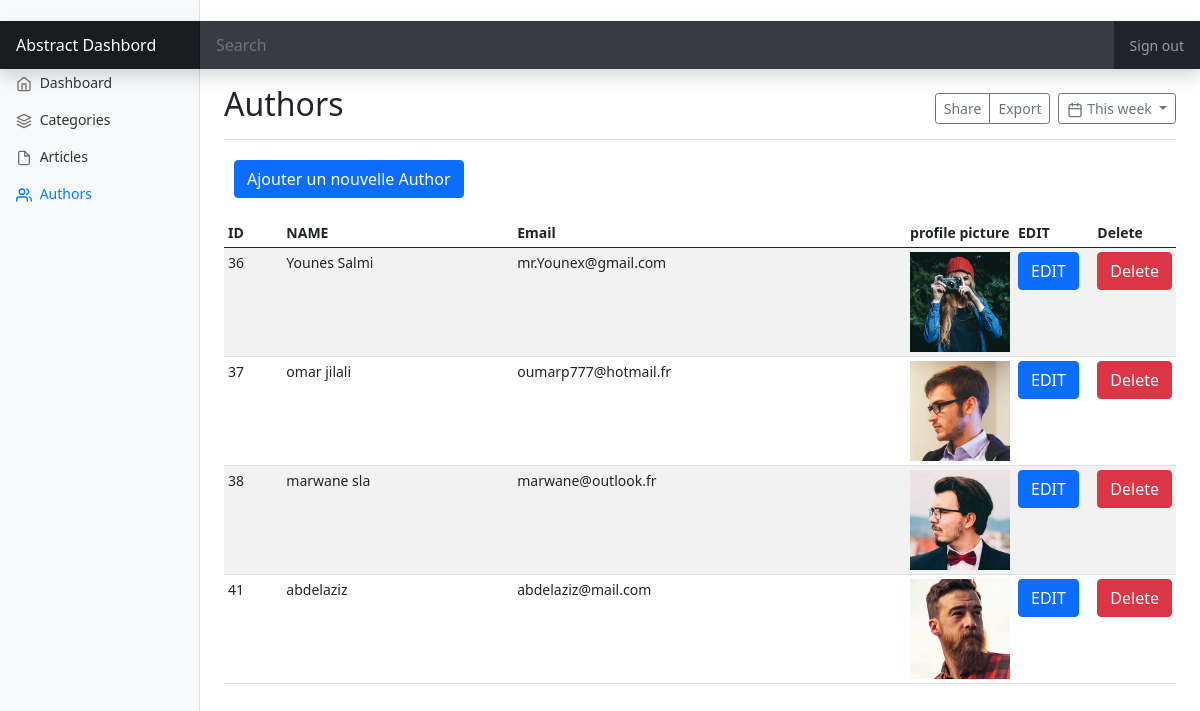
The app's page /Dashboard/Authors.php with its own data.
### tables this page shows
CREATE TABLE `authors` (
  `id` int(11) NOT NULL,
  `nom` varchar(250) DEFAULT NULL,
  `email` varchar(250) DEFAULT NULL,
  `img` varchar(255) NOT NULL
);

### Dashboard/Authors.php (the view, shortened to what this page needs)
<!DOCTYPE html>
<?php include './api/sql.php';
$SelectAll = $conn->query("SELECT * FROM authors");
$authorsSELECTED = $SelectAll->fetchAll(PDO::FETCH_OBJ);
?>
<html lang="en">
<head>
  <link href="./css/bootstrap.min.css" rel="stylesheet">
  <link href="./css/dashboard.css" rel="stylesheet">
</head>
<body cz-shortcut-listen="true">
  <header class="navbar navbar-dark sticky-top bg-dark flex-md-nowrap p-0 shadow">
    <a class="navbar-brand col-md-3 col-lg-2 me-0 px-3" href="https://getbootstrap.com/docs/5.0/examples/dashboard/#">Abstract Dashbord</a>
    <input class="form-control form-control-dark w-100" type="text" placeholder="Search" aria-label="Search">
    <ul class="navbar-nav px-3">
      <li class="nav-item text-nowrap">
        <a class="nav-link" href="#">Sign out</a>
      </li>
    </ul>
  </header>
  <div class="container-fluid">
    <div class="row">
      <nav id="sidebarMenu" class="col-md-3 col-lg-2 d-md-block bg-light sidebar collapse">
        <div class="position-sticky pt-3">
          <ul class="nav flex-column">
            <li class="nav-item">
              <a class="nav-link" aria-current="page" href="./index.php">
                Dashboard
              </a>
            </li>
            <li class="nav-item">
              <a class="nav-link" href="./Categories.php">
                Categories
              </a>
            </li>
            <li class="nav-item">
              <a class="nav-link" href="./Articles.php">
                Articles
              </a>
            </li>
            <li class="nav-item">
              <a class="nav-link active" href="./Authors.php">
                Authors
              </a>
            </li>
          </ul>
        </div>
      </nav>
      <main class="col-md-9 ms-sm-auto col-lg-10 px-md-4">
        <div class="d-flex justify-content-between flex-wrap flex-md-nowrap align-items-center pt-3 pb-2 mb-3 border-bottom">
          <h1 class="h2">Authors</h1>
          <div class="btn-toolbar mb-2 mb-md-0">
            <div class="btn-group me-2">
              <button type="button" class="btn btn-sm btn-outline-secondary">Share</button>
              <button type="button" class="btn btn-sm btn-outline-secondary">Export</button>
            </div>
            <button type="button" class="btn btn-sm btn-outline-secondary dropdown-toggle">
              This week
            </button>
          </div>
        </div>
        <div style="margin:20px 10px;">
          <a href="./Ajouter_Author.php"><button type="button" class="btn btn-primary">Ajouter un nouvelle Author</button></a>
        </div>
        <div class="table-responsive">
         <table class="table table-striped table-sm">
            <thead>
                <tr>
                  <th>ID</th>
                  <th>NAME</th>
                  <th>Email</th>
                  <th>profile picture</th>
                  <th>EDIT</th>
                  <th>Delete</th>
                </tr>
            </thead>
            <tbody>
                <?php
                    foreach ($authorsSELECTED as $authorSELECTED)  {?>
                    <tr>
                      <td><?= $authorSELECTED->id ?></td>
                      <td><?= $authorSELECTED->nom ?></td>
                      <td><?= $authorSELECTED->email ?></td>
                      <th class="col-1"><img style="width:100px;" src="<?= $authorSELECTED->img ?>" alt=""></th>
                      <th class="col-1"><a href="./Edite_Author.php?id=<?= $authorSELECTED->id ?>" class="btn btn-primary">EDIT</a> </th>
                      <th class="col-1"> <a href="./Delete_Author.php?id=<?= $authorSELECTED->id ?>" class="btn btn-danger">Delete</a> </th>
                    </tr>
                  <?php } ?>
            </tbody>
          </table>
        </div>
      </main>
    </div>
  </div>
</body>
</html>

### Dashboard/css/dashboard.css (style rules this page uses)
body { font-size: .875rem; }
.feather { width: 16px; height: 16px; vertical-align: text-bottom; }
.sidebar { position: fixed; top: 0; bottom: 0; left: 0; z-index: 100; padding: 48px 0 0; box-shadow: inset -1px 0 0 rgba(0, 0, 0, .1); }
.sidebar .nav-link { font-weight: 500; color: #333; }
.sidebar .nav-link .feather { margin-right: 4px; color: #727272; }
.sidebar .nav-link.active { color: #007bff; }
.sidebar .nav-link:hover .feather, .sidebar .nav-link.active .feather { color: inherit; }
.navbar-brand { padding-top: .75rem; padding-bottom: .75rem; font-size: 1rem; background-color: rgba(0, 0, 0, .25); box-shadow: inset -1px 0 0 rgba(0, 0, 0, .25); }
.navbar .form-control { padding: .75rem 1rem; border-width: 0; border-radius: 0; }
.form-control-dark { color: #fff; background-color: rgba(255, 255, 255, .1); border-color: rgba(255, 255, 255, .1); }

### records on screen
authors: id "36", nom "Younes Salmi", email "mr.Younex@gmail.com", img (picture)
authors: id "37", nom "omar jilali", email "oumarp777@hotmail.fr", img (picture)
authors: id "38", nom "marwane sla", email "marwane@outlook.fr", img (picture)
authors: id "41", nom "abdelaziz", email "abdelaziz@mail.com", img (picture)
